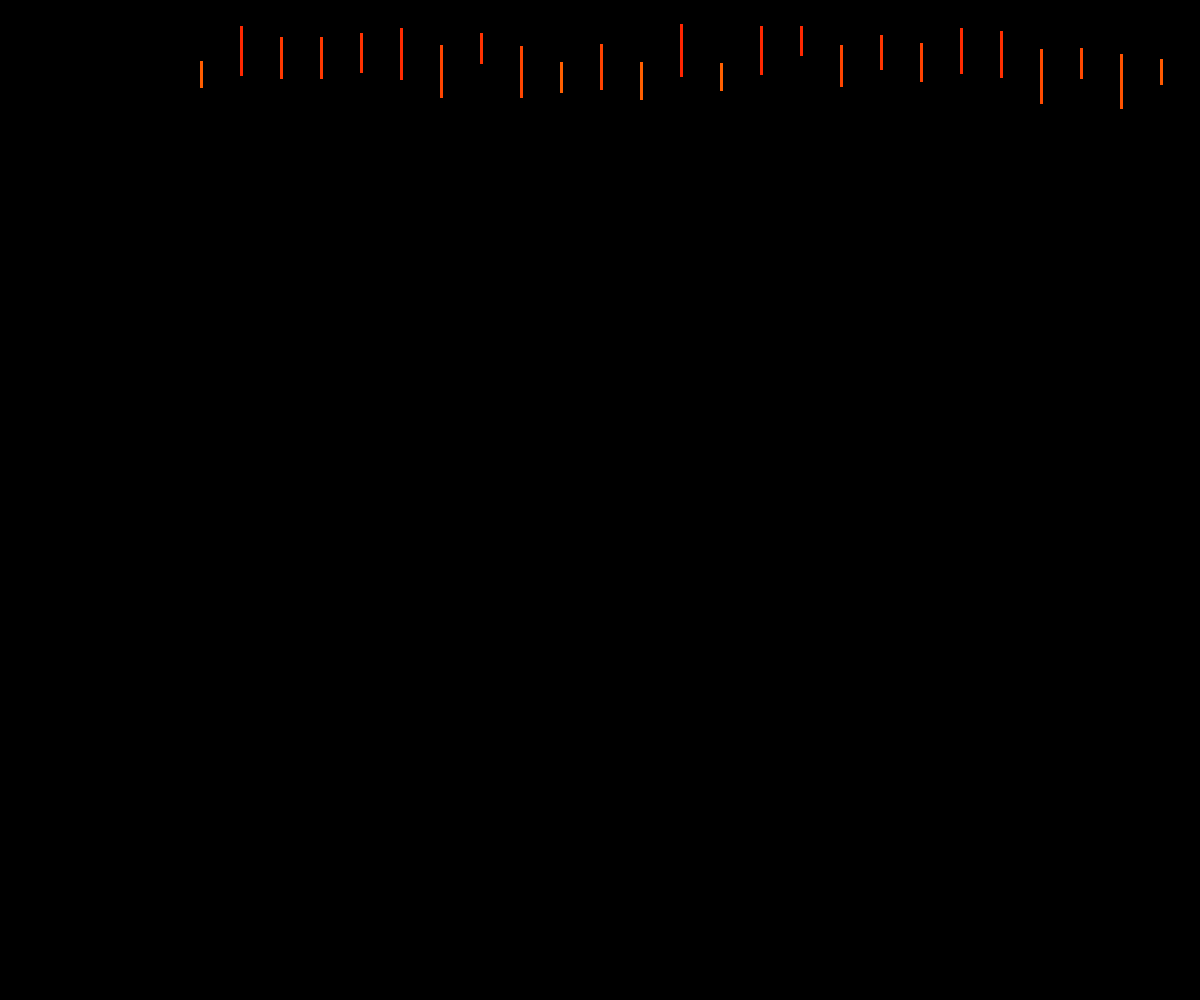
Frame 1 (no input)
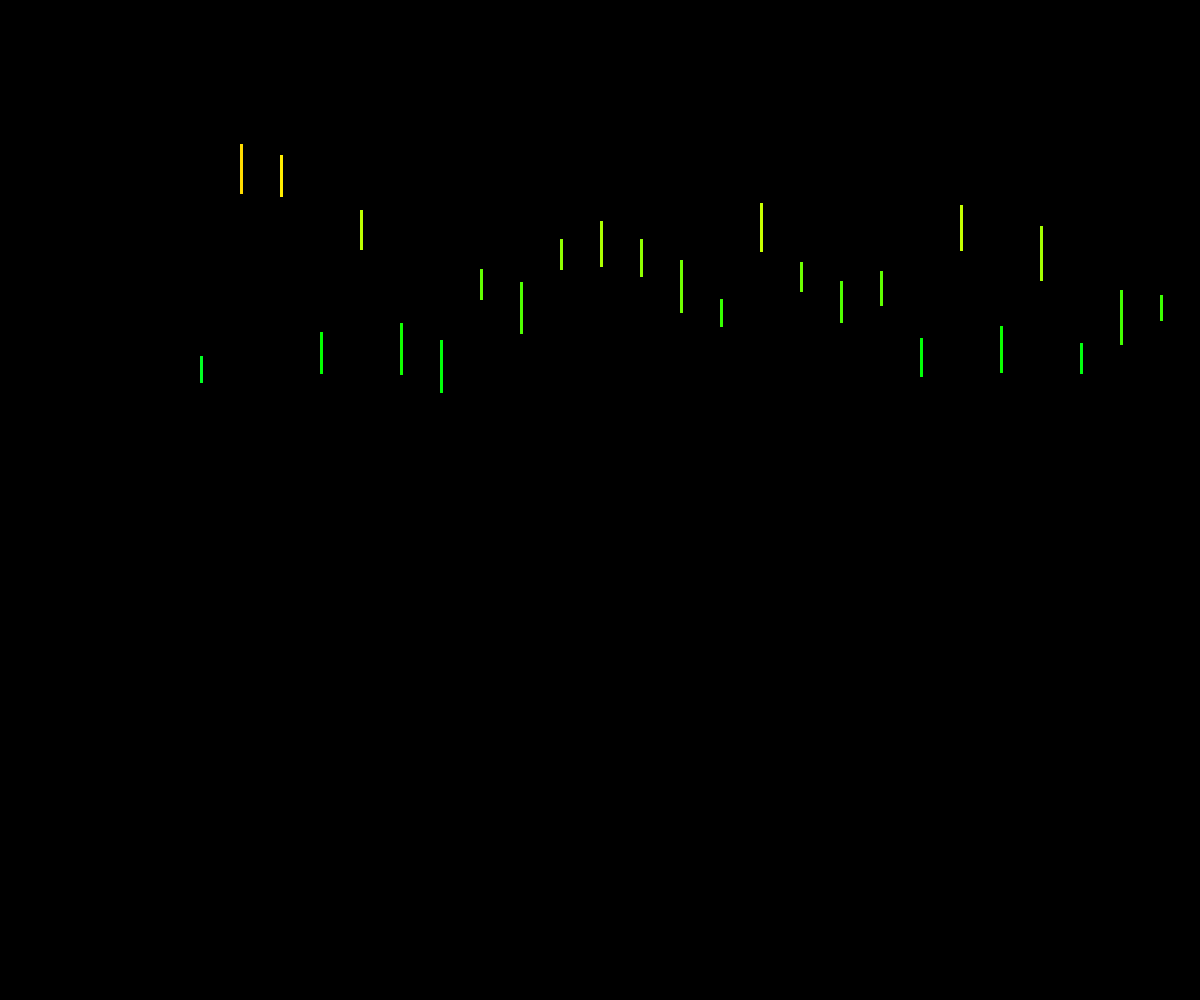
Frame 60 (no input)
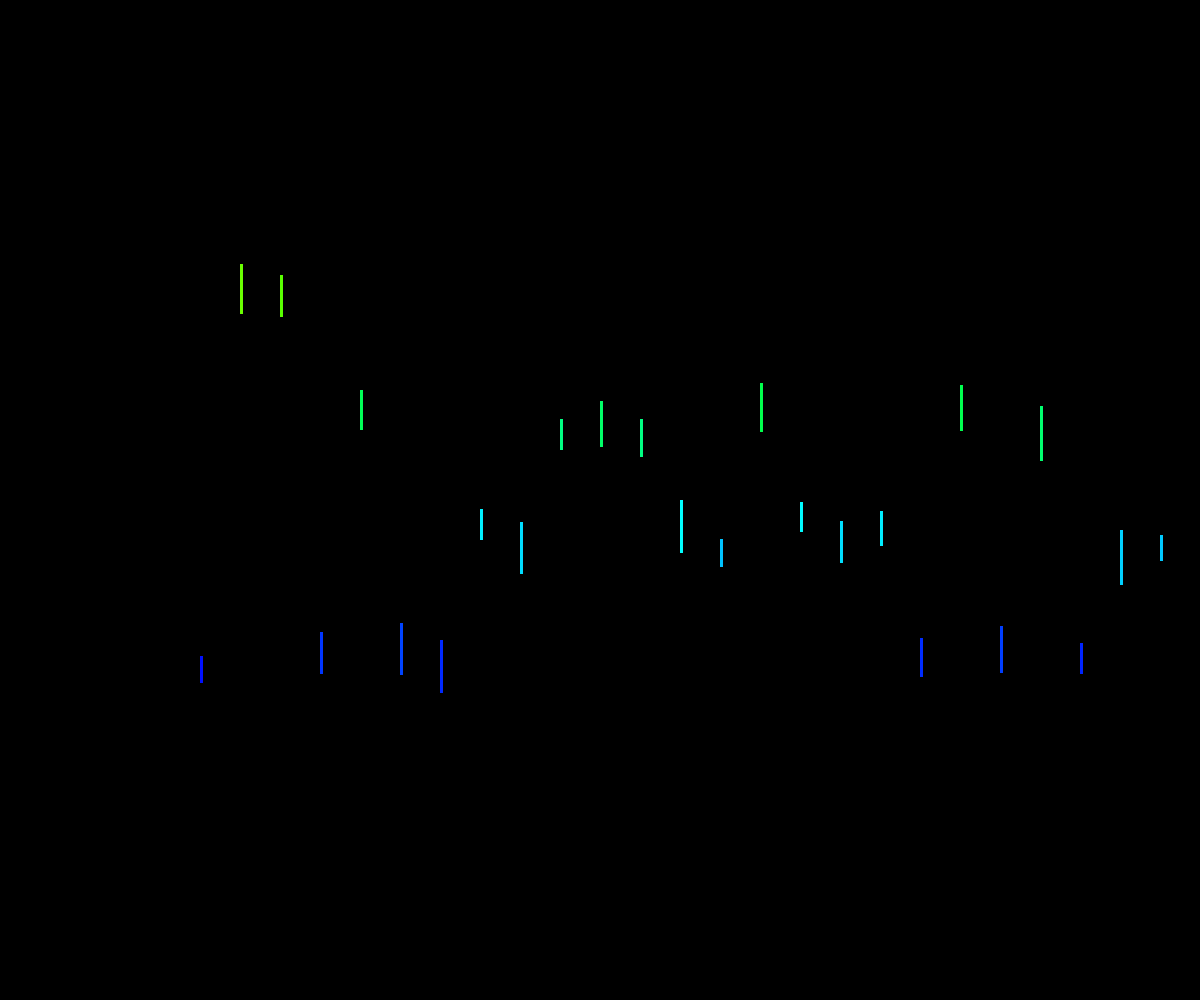
Frame 120 (the mouse pressed at the canvas centre since frame 60)

The p5.js sketch that drew these frames (run headless with seeded random() and noise() and a simulated clock; from frame 60 on, the mouse is pressed at the canvas centre):

// p5.js sketch
// ── sketch.js
let precipitations = []
const yDisplacement = 20

function setup() {
  createCanvas(windowWidth, windowHeight)
  colorMode(HSB, 255)
  background(50)

  for (let i = 0; i < 40; i++) {
    const xPosition = windowWidth / 2 - 400 + i * 40
    const yPosition = yDisplacement + Math.floor(Math.random() * yDisplacement * 2)
    const speed = Math.ceil(Math.random() * 4) + 1
    const length = Math.ceil(Math.random() * 30) + 25

    precipitations.push(new Precipitation(xPosition, yPosition, speed, length, 200))
  }
}

function draw() {
  background(0)
  for (let precipitation of precipitations) {
    precipitation.fall()
    precipitation.display()
  }
}

class Precipitation {
  constructor(xPosition, yPosition, speed, length, color) {
    this.xPosition = xPosition
    this.yPosition = yPosition
    this.speed = speed
    this.length = length
    this.color = color
  }

  fall() {
    this.yPosition = this.yPosition + this.speed

    let hueValue = map(this.yPosition, 0, windowHeight, 0, 255)
    this.color = color(hueValue, 255, 255)

    if (this.yPosition > windowHeight) {
      this.yPosition = yDisplacement + Math.floor(Math.random() * yDisplacement * 2)
      this.speed = Math.ceil(Math.random() * 5) + 1
    }
  }

  display() {
    fill(this.color)
    noStroke()
    rect(this.xPosition, this.yPosition, 3, this.length)
  }
}
